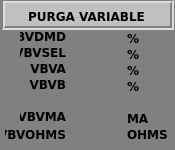
<?xml version="1.0" encoding="UTF-8"?>
<ui version="4.0">
 <class>WPurgaV</class>
 <widget class="QWidget" name="WPurgaV">
  <property name="geometry">
   <rect>
    <x>0</x>
    <y>0</y>
    <width>175</width>
    <height>150</height>
   </rect>
  </property>
  <property name="minimumSize">
   <size>
    <width>175</width>
    <height>150</height>
   </size>
  </property>
  <property name="maximumSize">
   <size>
    <width>175</width>
    <height>150</height>
   </size>
  </property>
  <property name="windowTitle">
   <string>Form</string>
  </property>
  <property name="styleSheet">
   <string notr="true"/>
  </property>
  <widget class="QLabel" name="lbVbvBT">
   <property name="geometry">
    <rect>
     <x>20</x>
     <y>78</y>
     <width>46</width>
     <height>13</height>
    </rect>
   </property>
   <property name="font">
    <font>
     <family>Verdana</family>
     <weight>75</weight>
     <bold>true</bold>
    </font>
   </property>
   <property name="text">
    <string>VBVB</string>
   </property>
   <property name="alignment">
    <set>Qt::AlignRight|Qt::AlignTrailing|Qt::AlignVCenter</set>
   </property>
  </widget>
  <widget class="QLabel" name="lbVbvsel">
   <property name="geometry">
    <rect>
     <x>72</x>
     <y>46</y>
     <width>46</width>
     <height>13</height>
    </rect>
   </property>
   <property name="font">
    <font>
     <family>Verdana</family>
     <weight>75</weight>
     <bold>true</bold>
    </font>
   </property>
   <property name="text">
    <string/>
   </property>
   <property name="alignment">
    <set>Qt::AlignCenter</set>
   </property>
  </widget>
  <widget class="QLabel" name="lbVbvaU">
   <property name="geometry">
    <rect>
     <x>127</x>
     <y>62</y>
     <width>21</width>
     <height>16</height>
    </rect>
   </property>
   <property name="font">
    <font>
     <family>Verdana</family>
     <weight>75</weight>
     <bold>true</bold>
    </font>
   </property>
   <property name="text">
    <string>%</string>
   </property>
  </widget>
  <widget class="QLabel" name="lbVbvB">
   <property name="geometry">
    <rect>
     <x>72</x>
     <y>78</y>
     <width>46</width>
     <height>13</height>
    </rect>
   </property>
   <property name="font">
    <font>
     <family>Verdana</family>
     <weight>75</weight>
     <bold>true</bold>
    </font>
   </property>
   <property name="text">
    <string/>
   </property>
   <property name="alignment">
    <set>Qt::AlignCenter</set>
   </property>
  </widget>
  <widget class="QLabel" name="lbVbvMa">
   <property name="geometry">
    <rect>
     <x>72</x>
     <y>110</y>
     <width>46</width>
     <height>13</height>
    </rect>
   </property>
   <property name="font">
    <font>
     <family>Verdana</family>
     <weight>75</weight>
     <bold>true</bold>
    </font>
   </property>
   <property name="text">
    <string/>
   </property>
   <property name="alignment">
    <set>Qt::AlignCenter</set>
   </property>
  </widget>
  <widget class="QLabel" name="lbVbvdmdU">
   <property name="geometry">
    <rect>
     <x>127</x>
     <y>30</y>
     <width>21</width>
     <height>16</height>
    </rect>
   </property>
   <property name="font">
    <font>
     <family>Verdana</family>
     <weight>75</weight>
     <bold>true</bold>
    </font>
   </property>
   <property name="text">
    <string>%</string>
   </property>
  </widget>
  <widget class="QLabel" name="lbVbvOhms">
   <property name="geometry">
    <rect>
     <x>72</x>
     <y>126</y>
     <width>46</width>
     <height>13</height>
    </rect>
   </property>
   <property name="font">
    <font>
     <family>Verdana</family>
     <weight>75</weight>
     <bold>true</bold>
    </font>
   </property>
   <property name="text">
    <string/>
   </property>
   <property name="alignment">
    <set>Qt::AlignCenter</set>
   </property>
  </widget>
  <widget class="QLabel" name="lbVbvBU">
   <property name="geometry">
    <rect>
     <x>127</x>
     <y>78</y>
     <width>21</width>
     <height>16</height>
    </rect>
   </property>
   <property name="font">
    <font>
     <family>Verdana</family>
     <weight>75</weight>
     <bold>true</bold>
    </font>
   </property>
   <property name="text">
    <string>%</string>
   </property>
  </widget>
  <widget class="QLabel" name="lbVbvOhmsU">
   <property name="geometry">
    <rect>
     <x>127</x>
     <y>126</y>
     <width>41</width>
     <height>16</height>
    </rect>
   </property>
   <property name="font">
    <font>
     <family>Verdana</family>
     <weight>75</weight>
     <bold>true</bold>
    </font>
   </property>
   <property name="text">
    <string>OHMS</string>
   </property>
  </widget>
  <widget class="QFrame" name="frame">
   <property name="geometry">
    <rect>
     <x>1</x>
     <y>-1</y>
     <width>173</width>
     <height>31</height>
    </rect>
   </property>
   <property name="styleSheet">
    <string notr="true">background-color: rgb(192, 192, 192);</string>
   </property>
   <property name="frameShape">
    <enum>QFrame::Box</enum>
   </property>
   <property name="frameShadow">
    <enum>QFrame::Sunken</enum>
   </property>
   <property name="lineWidth">
    <number>2</number>
   </property>
   <widget class="QLabel" name="lbPugaVarT">
    <property name="geometry">
     <rect>
      <x>10</x>
      <y>7</y>
      <width>151</width>
      <height>20</height>
     </rect>
    </property>
    <property name="font">
     <font>
      <family>Verdana</family>
      <pointsize>9</pointsize>
      <weight>75</weight>
      <bold>true</bold>
     </font>
    </property>
    <property name="frameShape">
     <enum>QFrame::NoFrame</enum>
    </property>
    <property name="frameShadow">
     <enum>QFrame::Plain</enum>
    </property>
    <property name="lineWidth">
     <number>1</number>
    </property>
    <property name="text">
     <string>PURGA VARIABLE</string>
    </property>
    <property name="alignment">
     <set>Qt::AlignCenter</set>
    </property>
   </widget>
  </widget>
  <widget class="QLabel" name="lbVbvselT">
   <property name="geometry">
    <rect>
     <x>20</x>
     <y>46</y>
     <width>46</width>
     <height>13</height>
    </rect>
   </property>
   <property name="font">
    <font>
     <family>Verdana</family>
     <weight>75</weight>
     <bold>true</bold>
    </font>
   </property>
   <property name="text">
    <string>VBVSEL</string>
   </property>
   <property name="alignment">
    <set>Qt::AlignRight|Qt::AlignTrailing|Qt::AlignVCenter</set>
   </property>
  </widget>
  <widget class="QLabel" name="lbVbvselU">
   <property name="geometry">
    <rect>
     <x>127</x>
     <y>46</y>
     <width>21</width>
     <height>16</height>
    </rect>
   </property>
   <property name="font">
    <font>
     <family>Verdana</family>
     <weight>75</weight>
     <bold>true</bold>
    </font>
   </property>
   <property name="text">
    <string>%</string>
   </property>
  </widget>
  <widget class="QLabel" name="lbVbvMaT">
   <property name="geometry">
    <rect>
     <x>20</x>
     <y>110</y>
     <width>46</width>
     <height>13</height>
    </rect>
   </property>
   <property name="font">
    <font>
     <family>Verdana</family>
     <weight>75</weight>
     <bold>true</bold>
    </font>
   </property>
   <property name="text">
    <string>VBVMA</string>
   </property>
   <property name="alignment">
    <set>Qt::AlignRight|Qt::AlignTrailing|Qt::AlignVCenter</set>
   </property>
  </widget>
  <widget class="QLabel" name="lbVbvOhmsT">
   <property name="geometry">
    <rect>
     <x>5</x>
     <y>126</y>
     <width>61</width>
     <height>16</height>
    </rect>
   </property>
   <property name="font">
    <font>
     <family>Verdana</family>
     <weight>75</weight>
     <bold>true</bold>
    </font>
   </property>
   <property name="text">
    <string>VBVOHMS</string>
   </property>
   <property name="alignment">
    <set>Qt::AlignRight|Qt::AlignTrailing|Qt::AlignVCenter</set>
   </property>
  </widget>
  <widget class="QLabel" name="lbVbvdmdT">
   <property name="geometry">
    <rect>
     <x>20</x>
     <y>30</y>
     <width>46</width>
     <height>13</height>
    </rect>
   </property>
   <property name="font">
    <font>
     <family>Verdana</family>
     <weight>75</weight>
     <bold>true</bold>
    </font>
   </property>
   <property name="text">
    <string>VBVDMD</string>
   </property>
   <property name="alignment">
    <set>Qt::AlignRight|Qt::AlignTrailing|Qt::AlignVCenter</set>
   </property>
  </widget>
  <widget class="QLabel" name="lbVbvdmd">
   <property name="geometry">
    <rect>
     <x>72</x>
     <y>30</y>
     <width>46</width>
     <height>13</height>
    </rect>
   </property>
   <property name="font">
    <font>
     <family>Verdana</family>
     <weight>75</weight>
     <bold>true</bold>
    </font>
   </property>
   <property name="text">
    <string/>
   </property>
   <property name="alignment">
    <set>Qt::AlignCenter</set>
   </property>
  </widget>
  <widget class="QLabel" name="lbVbvaT">
   <property name="geometry">
    <rect>
     <x>20</x>
     <y>62</y>
     <width>46</width>
     <height>13</height>
    </rect>
   </property>
   <property name="font">
    <font>
     <family>Verdana</family>
     <weight>75</weight>
     <bold>true</bold>
    </font>
   </property>
   <property name="text">
    <string>VBVA</string>
   </property>
   <property name="alignment">
    <set>Qt::AlignRight|Qt::AlignTrailing|Qt::AlignVCenter</set>
   </property>
  </widget>
  <widget class="QLabel" name="lbVbva">
   <property name="geometry">
    <rect>
     <x>72</x>
     <y>62</y>
     <width>46</width>
     <height>13</height>
    </rect>
   </property>
   <property name="font">
    <font>
     <family>Verdana</family>
     <weight>75</weight>
     <bold>true</bold>
    </font>
   </property>
   <property name="text">
    <string/>
   </property>
   <property name="alignment">
    <set>Qt::AlignCenter</set>
   </property>
  </widget>
  <widget class="QLabel" name="lbVbvMaU">
   <property name="geometry">
    <rect>
     <x>127</x>
     <y>110</y>
     <width>41</width>
     <height>16</height>
    </rect>
   </property>
   <property name="font">
    <font>
     <family>Verdana</family>
     <weight>75</weight>
     <bold>true</bold>
    </font>
   </property>
   <property name="text">
    <string>MA</string>
   </property>
  </widget>
  <widget class="QLabel" name="lbFondo">
   <property name="geometry">
    <rect>
     <x>0</x>
     <y>0</y>
     <width>175</width>
     <height>150</height>
    </rect>
   </property>
   <property name="styleSheet">
    <string notr="true">background-color: rgb(128, 128, 128);</string>
   </property>
   <property name="text">
    <string/>
   </property>
  </widget>
  <zorder>lbFondo</zorder>
  <zorder>lbVbvBT</zorder>
  <zorder>lbVbvsel</zorder>
  <zorder>lbVbvaU</zorder>
  <zorder>lbVbvB</zorder>
  <zorder>lbVbvMa</zorder>
  <zorder>lbVbvdmdU</zorder>
  <zorder>lbVbvOhms</zorder>
  <zorder>lbVbvBU</zorder>
  <zorder>lbVbvOhmsU</zorder>
  <zorder>frame</zorder>
  <zorder>lbVbvselT</zorder>
  <zorder>lbVbvselU</zorder>
  <zorder>lbVbvMaT</zorder>
  <zorder>lbVbvOhmsT</zorder>
  <zorder>lbVbvdmdT</zorder>
  <zorder>lbVbvdmd</zorder>
  <zorder>lbVbvaT</zorder>
  <zorder>lbVbva</zorder>
  <zorder>lbVbvMaU</zorder>
 </widget>
 <resources/>
 <connections/>
</ui>
